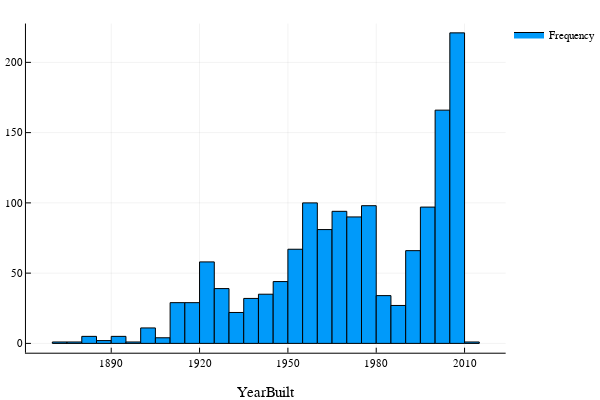

Write notebook code for a chart like this one.
### Code cell
Plots.histogram((housing_df[:YearBuilt]),bins=50,xlabel="YearBuilt",labels="Frequency")

### Figure 1 — Plotly figure (JSON) as saved in the notebook; plotly's stock layout.template omitted (floating-point values rounded to 4 significant figures)
{"data": [{"fill": "tozeroy", "fillcolor": "rgba(0, 154, 250, 1.000)", "legendgroup": "Frequency", "line": {"color": "rgba(0, 0, 0, 1.000)", "dash": "solid", "width": 1}, "mode": "lines", "name": "Frequency", "showlegend": true, "type": "scatter", "x": [1870, 1870, 1875, 1875, 1870, 1870], "xaxis": "x1", "y": [1, 0, 0, 1, 1, 1], "yaxis": "y1"}, {"fill": "tozeroy", "fillcolor": "rgba(0, 154, 250, 1.000)", "legendgroup": "Frequency", "line": {"color": "rgba(0, 0, 0, 1.000)", "dash": "solid", "width": 1}, "mode": "lines", "name": "Frequency", "showlegend": false, "type": "scatter", "x": [1875, 1875, 1880, 1880, 1875, 1875], "xaxis": "x1", "y": [1, 0, 0, 1, 1, 1], "yaxis": "y1"}, {"fill": "tozeroy", "fillcolor": "rgba(0, 154, 250, 1.000)", "legendgroup": "Frequency", "line": {"color": "rgba(0, 0, 0, 1.000)", "dash": "solid", "width": 1}, "mode": "lines", "name": "Frequency", "showlegend": false, "type": "scatter", "x": [1880, 1880, 1885, 1885, 1880, 1880], "xaxis": "x1", "y": [5, 0, 0, 5, 5, 5], "yaxis": "y1"}, {"fill": "tozeroy", "fillcolor": "rgba(0, 154, 250, 1.000)", "legendgroup": "Frequency", "line": {"color": "rgba(0, 0, 0, 1.000)", "dash": "solid", "width": 1}, "mode": "lines", "name": "Frequency", "showlegend": false, "type": "scatter", "x": [1885, 1885, 1890, 1890, 1885, 1885], "xaxis": "x1", "y": [2, 0, 0, 2, 2, 2], "yaxis": "y1"}, {"fill": "tozeroy", "fillcolor": "rgba(0, 154, 250, 1.000)", "legendgroup": "Frequency", "line": {"color": "rgba(0, 0, 0, 1.000)", "dash": "solid", "width": 1}, "mode": "lines", "name": "Frequency", "showlegend": false, "type": "scatter", "x": [1890, 1890, 1895, 1895, 1890, 1890], "xaxis": "x1", "y": [5, 0, 0, 5, 5, 5], "yaxis": "y1"}, {"fill": "tozeroy", "fillcolor": "rgba(0, 154, 250, 1.000)", "legendgroup": "Frequency", "line": {"color": "rgba(0, 0, 0, 1.000)", "dash": "solid", "width": 1}, "mode": "lines", "name": "Frequency", "showlegend": false, "type": "scatter", "x": [1895, 1895, 1900, 1900, 1895, 1895], "xaxis": "x1", "y": [1, 0, 0, 1, 1, 1], "yaxis": "y1"}, {"fill": "tozeroy", "fillcolor": "rgba(0, 154, 250, 1.000)", "legendgroup": "Frequency", "line": {"color": "rgba(0, 0, 0, 1.000)", "dash": "solid", "width": 1}, "mode": "lines", "name": "Frequency", "showlegend": false, "type": "scatter", "x": [1900, 1900, 1905, 1905, 1900, 1900], "xaxis": "x1", "y": [11, 0, 0, 11, 11, 11], "yaxis": "y1"}, {"fill": "tozeroy", "fillcolor": "rgba(0, 154, 250, 1.000)", "legendgroup": "Frequency", "line": {"color": "rgba(0, 0, 0, 1.000)", "dash": "solid", "width": 1}, "mode": "lines", "name": "Frequency", "showlegend": false, "type": "scatter", "x": [1905, 1905, 1910, 1910, 1905, 1905], "xaxis": "x1", "y": [4, 0, 0, 4, 4, 4], "yaxis": "y1"}, {"fill": "tozeroy", "fillcolor": "rgba(0, 154, 250, 1.000)", "legendgroup": "Frequency", "line": {"color": "rgba(0, 0, 0, 1.000)", "dash": "solid", "width": 1}, "mode": "lines", "name": "Frequency", "showlegend": false, "type": "scatter", "x": [1910, 1910, 1915, 1915, 1910, 1910], "xaxis": "x1", "y": [29, 0, 0, 29, 29, 29], "yaxis": "y1"}, {"fill": "tozeroy", "fillcolor": "rgba(0, 154, 250, 1.000)", "legendgroup": "Frequency", "line": {"color": "rgba(0, 0, 0, 1.000)", "dash": "solid", "width": 1}, "mode": "lines", "name": "Frequency", "showlegend": false, "type": "scatter", "x": [1915, 1915, 1920, 1920, 1915, 1915], "xaxis": "x1", "y": [29, 0, 0, 29, 29, 29], "yaxis": "y1"}, {"fill": "tozeroy", "fillcolor": "rgba(0, 154, 250, 1.000)", "legendgroup": "Frequency", "line": {"color": "rgba(0, 0, 0, 1.000)", "dash": "solid", "width": 1}, "mode": "lines", "name": "Frequency", "showlegend": false, "type": "scatter", "x": [1920, 1920, 1925, 1925, 1920, 1920], "xaxis": "x1", "y": [58, 0, 0, 58, 58, 58], "yaxis": "y1"}, {"fill": "tozeroy", "fillcolor": "rgba(0, 154, 250, 1.000)", "legendgroup": "Frequency", "line": {"color": "rgba(0, 0, 0, 1.000)", "dash": "solid", "width": 1}, "mode": "lines", "name": "Frequency", "showlegend": false, "type": "scatter", "x": [1925, 1925, 1930, 1930, 1925, 1925], "xaxis": "x1", "y": [39, 0, 0, 39, 39, 39], "yaxis": "y1"}, {"fill": "tozeroy", "fillcolor": "rgba(0, 154, 250, 1.000)", "legendgroup": "Frequency", "line": {"color": "rgba(0, 0, 0, 1.000)", "dash": "solid", "width": 1}, "mode": "lines", "name": "Frequency", "showlegend": false, "type": "scatter", "x": [1930, 1930, 1935, 1935, 1930, 1930], "xaxis": "x1", "y": [22, 0, 0, 22, 22, 22], "yaxis": "y1"}, {"fill": "tozeroy", "fillcolor": "rgba(0, 154, 250, 1.000)", "legendgroup": "Frequency", "line": {"color": "rgba(0, 0, 0, 1.000)", "dash": "solid", "width": 1}, "mode": "lines", "name": "Frequency", "showlegend": false, "type": "scatter", "x": [1935, 1935, 1940, 1940, 1935, 1935], "xaxis": "x1", "y": [32, 0, 0, 32, 32, 32], "yaxis": "y1"}, {"fill": "tozeroy", "fillcolor": "rgba(0, 154, 250, 1.000)", "legendgroup": "Frequency", "line": {"color": "rgba(0, 0, 0, 1.000)", "dash": "solid", "width": 1}, "mode": "lines", "name": "Frequency", "showlegend": false, "type": "scatter", "x": [1940, 1940, 1945, 1945, 1940, 1940], "xaxis": "x1", "y": [35, 0, 0, 35, 35, 35], "yaxis": "y1"}, {"fill": "tozeroy", "fillcolor": "rgba(0, 154, 250, 1.000)", "legendgroup": "Frequency", "line": {"color": "rgba(0, 0, 0, 1.000)", "dash": "solid", "width": 1}, "mode": "lines", "name": "Frequency", "showlegend": false, "type": "scatter", "x": [1945, 1945, 1950, 1950, 1945, 1945], "xaxis": "x1", "y": [44, 0, 0, 44, 44, 44], "yaxis": "y1"}, {"fill": "tozeroy", "fillcolor": "rgba(0, 154, 250, 1.000)", "legendgroup": "Frequency", "line": {"color": "rgba(0, 0, 0, 1.000)", "dash": "solid", "width": 1}, "mode": "lines", "name": "Frequency", "showlegend": false, "type": "scatter", "x": [1950, 1950, 1955, 1955, 1950, 1950], "xaxis": "x1", "y": [67, 0, 0, 67, 67, 67], "yaxis": "y1"}, {"fill": "tozeroy", "fillcolor": "rgba(0, 154, 250, 1.000)", "legendgroup": "Frequency", "line": {"color": "rgba(0, 0, 0, 1.000)", "dash": "solid", "width": 1}, "mode": "lines", "name": "Frequency", "showlegend": false, "type": "scatter", "x": [1955, 1955, 1960, 1960, 1955, 1955], "xaxis": "x1", "y": [100, 0, 0, 100, 100, 100], "yaxis": "y1"}, {"fill": "tozeroy", "fillcolor": "rgba(0, 154, 250, 1.000)", "legendgroup": "Frequency", "line": {"color": "rgba(0, 0, 0, 1.000)", "dash": "solid", "width": 1}, "mode": "lines", "name": "Frequency", "showlegend": false, "type": "scatter", "x": [1960, 1960, 1965, 1965, 1960, 1960], "xaxis": "x1", "y": [81, 0, 0, 81, 81, 81], "yaxis": "y1"}, {"fill": "tozeroy", "fillcolor": "rgba(0, 154, 250, 1.000)", "legendgroup": "Frequency", "line": {"color": "rgba(0, 0, 0, 1.000)", "dash": "solid", "width": 1}, "mode": "lines", "name": "Frequency", "showlegend": false, "type": "scatter", "x": [1965, 1965, 1970, 1970, 1965, 1965], "xaxis": "x1", "y": [94, 0, 0, 94, 94, 94], "yaxis": "y1"}, {"fill": "tozeroy", "fillcolor": "rgba(0, 154, 250, 1.000)", "legendgroup": "Frequency", "line": {"color": "rgba(0, 0, 0, 1.000)", "dash": "solid", "width": 1}, "mode": "lines", "name": "Frequency", "showlegend": false, "type": "scatter", "x": [1970, 1970, 1975, 1975, 1970, 1970], "xaxis": "x1", "y": [90, 0, 0, 90, 90, 90], "yaxis": "y1"}, {"fill": "tozeroy", "fillcolor": "rgba(0, 154, 250, 1.000)", "legendgroup": "Frequency", "line": {"color": "rgba(0, 0, 0, 1.000)", "dash": "solid", "width": 1}, "mode": "lines", "name": "Frequency", "showlegend": false, "type": "scatter", "x": [1975, 1975, 1980, 1980, 1975, 1975], "xaxis": "x1", "y": [98, 0, 0, 98, 98, 98], "yaxis": "y1"}, {"fill": "tozeroy", "fillcolor": "rgba(0, 154, 250, 1.000)", "legendgroup": "Frequency", "line": {"color": "rgba(0, 0, 0, 1.000)", "dash": "solid", "width": 1}, "mode": "lines", "name": "Frequency", "showlegend": false, "type": "scatter", "x": [1980, 1980, 1985, 1985, 1980, 1980], "xaxis": "x1", "y": [34, 0, 0, 34, 34, 34], "yaxis": "y1"}, {"fill": "tozeroy", "fillcolor": "rgba(0, 154, 250, 1.000)", "legendgroup": "Frequency", "line": {"color": "rgba(0, 0, 0, 1.000)", "dash": "solid", "width": 1}, "mode": "lines", "name": "Frequency", "showlegend": false, "type": "scatter", "x": [1985, 1985, 1990, 1990, 1985, 1985], "xaxis": "x1", "y": [27, 0, 0, 27, 27, 27], "yaxis": "y1"}, {"fill": "tozeroy", "fillcolor": "rgba(0, 154, 250, 1.000)", "legendgroup": "Frequency", "line": {"color": "rgba(0, 0, 0, 1.000)", "dash": "solid", "width": 1}, "mode": "lines", "name": "Frequency", "showlegend": false, "type": "scatter", "x": [1990, 1990, 1995, 1995, 1990, 1990], "xaxis": "x1", "y": [66, 0, 0, 66, 66, 66], "yaxis": "y1"}, {"fill": "tozeroy", "fillcolor": "rgba(0, 154, 250, 1.000)", "legendgroup": "Frequency", "line": {"color": "rgba(0, 0, 0, 1.000)", "dash": "solid", "width": 1}, "mode": "lines", "name": "Frequency", "showlegend": false, "type": "scatter", "x": [1995, 1995, 2000, 2000, 1995, 1995], "xaxis": "x1", "y": [97, 0, 0, 97, 97, 97], "yaxis": "y1"}, {"fill": "tozeroy", "fillcolor": "rgba(0, 154, 250, 1.000)", "legendgroup": "Frequency", "line": {"color": "rgba(0, 0, 0, 1.000)", "dash": "solid", "width": 1}, "mode": "lines", "name": "Frequency", "showlegend": false, "type": "scatter", "x": [2000, 2000, 2005, 2005, 2000, 2000], "xaxis": "x1", "y": [166, 0, 0, 166, 166, 166], "yaxis": "y1"}, {"fill": "tozeroy", "fillcolor": "rgba(0, 154, 250, 1.000)", "legendgroup": "Frequency", "line": {"color": "rgba(0, 0, 0, 1.000)", "dash": "solid", "width": 1}, "mode": "lines", "name": "Frequency", "showlegend": false, "type": "scatter", "x": [2005, 2005, 2010, 2010, 2005, 2005], "xaxis": "x1", "y": [221, 0, 0, 221, 221, 221], "yaxis": "y1"}, {"fill": "tozeroy", "fillcolor": "rgba(0, 154, 250, 1.000)", "legendgroup": "Frequency", "line": {"color": "rgba(0, 0, 0, 1.000)", "dash": "solid", "width": 1}, "mode": "lines", "name": "Frequency", "showlegend": false, "type": "scatter", "x": [2010, 2010, 2015, 2015, 2010, 2010], "xaxis": "x1", "y": [1, 0, 0, 1, 1, 1], "yaxis": "y1"}], "layout": {"annotations": [], "height": 400, "legend": {"bgcolor": "rgba(255, 255, 255, 1.000)", "bordercolor": "rgba(0, 0, 0, 1.000)", "font": {"color": "rgba(0, 0, 0, 1.000)", "family": "sans-serif", "size": 11}, "tracegroupgap": 0, "x": 1, "y": 1}, "margin": {"b": 20, "l": 0, "r": 0, "t": 20}, "paper_bgcolor": "rgba(255, 255, 255, 1.000)", "plot_bgcolor": "rgba(255, 255, 255, 1.000)", "showlegend": true, "width": 600, "xaxis": {"anchor": "y1", "domain": [0.05101, 0.9934], "gridcolor": "rgba(0, 0, 0, 0.100)", "gridwidth": 0.5, "linecolor": "rgba(0, 0, 0, 1.000)", "mirror": false, "range": [1861.0, 2024.0], "showgrid": true, "showline": true, "showticklabels": true, "tickangle": 0, "tickcolor": "rgb(0, 0, 0)", "tickfont": {"color": "rgba(0, 0, 0, 1.000)", "family": "sans-serif", "size": 11}, "tickmode": "array", "ticks": "inside", "ticktext": ["1890", "1920", "1950", "1980", "2010"], "tickvals": [1890, 1920, 1950, 1980, 2010], "title": "YearBuilt", "titlefont": {"color": "rgba(0, 0, 0, 1.000)", "family": "sans-serif", "size": 15}, "type": "-", "visible": true, "zeroline": false, "zerolinecolor": "rgba(0, 0, 0, 1.000)"}, "yaxis": {"anchor": "x1", "domain": [0.07581, 0.9902], "gridcolor": "rgba(0, 0, 0, 0.100)", "gridwidth": 0.5, "linecolor": "rgba(0, 0, 0, 1.000)", "mirror": false, "range": [-6.63, 227.6], "showgrid": true, "showline": true, "showticklabels": true, "tickangle": 0, "tickcolor": "rgb(0, 0, 0)", "tickfont": {"color": "rgba(0, 0, 0, 1.000)", "family": "sans-serif", "size": 11}, "tickmode": "array", "ticks": "inside", "ticktext": ["0", "50", "100", "150", "200"], "tickvals": [0, 50, 100, 150, 200], "title": "", "titlefont": {"color": "rgba(0, 0, 0, 1.000)", "family": "sans-serif", "size": 15}, "type": "-", "visible": true, "zeroline": false, "zerolinecolor": "rgba(0, 0, 0, 1.000)"}}}
